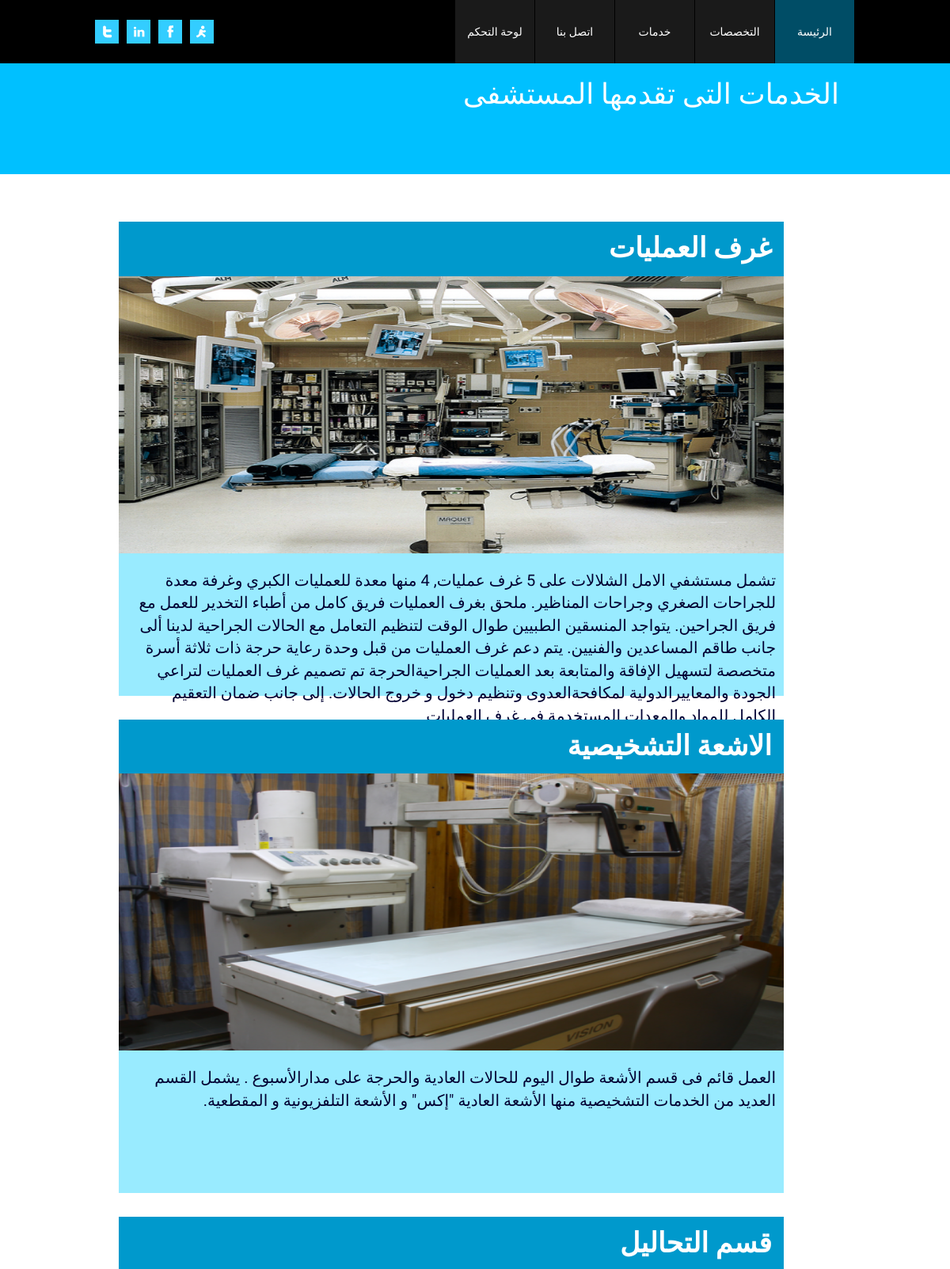
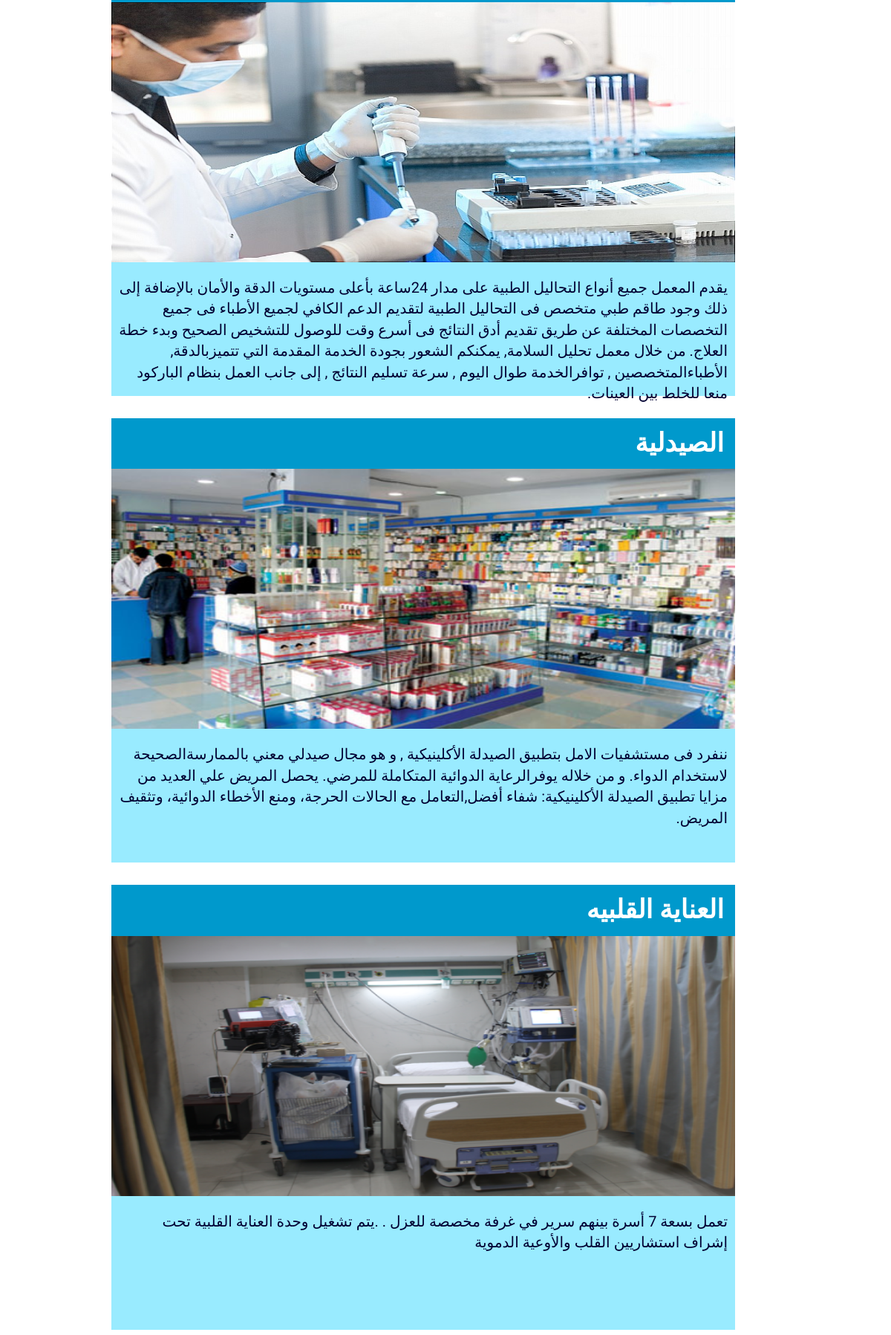
/services.php (upper part), run on the app's committed database (2 pictures, top to bottom).
### tables this page shows
CREATE TABLE `services` (
  `serv_ID` int(11) NOT NULL,
  `Title` varchar(50) NOT NULL,
  `description` text NOT NULL,
  `pic` varchar(200) NOT NULL,
  `Admin_ID` int(11) NOT NULL
);

### services.php (the view, shortened to what this page needs)
<!DOCTYPE html PUBLIC "-//W3C//DTD XHTML 1.0 Transitional//EN" "http://www.w3.org/TR/xhtml1/DTD/xhtml1-transitional.dtd">
<html xmlns="http://www.w3.org/1999/xhtml">
<head>
<link href="css/style.css" rel="stylesheet" type="text/css" />
<link href="css/bootstrap.css" rel="stylesheet" type="text/css" />
<link href="css/style.css" rel="stylesheet" type="text/css" />
<link href="css/style2.css" rel="stylesheet" type="text/css" />
<link href="css/animate.css" rel="stylesheet" type="text/css" />
<link href="css/flexslider.css" rel="stylesheet" type="text/css" />
</head>
 <?PHP include("include/template/header_&_navbar.php");  ?>
<div class="logo-sarch-wrap">
  <div class="logo-search-container">
    <div class="logo">
      <h1>الخدمات التى تقدمها المستشفى</h1>
    </div>
  </div>
</div>
<div class="page-wrapper">
  <div class="portfolio">
		<?PHP
			   mysqli_set_charset($con,'UTF8');
 $select= " SELECT * FROM `services`";
			   $query = mysqli_query($con ,$select);
			   while($rows = mysqli_fetch_array($query)){
				   ?>
   <div class=" col-lg-12 animated" style="margin-bottom:30px ; box-shadow:inset #090; height:auto" data-animate-effect="fadeIn">
     <div class="row" style="  background-color:rgba(0,204,255,.4)">
     <h1 id="title"> <?PHP echo $rows['Title'] 	?> </h1>
       <img src="images/servecis/<?PHP echo $rows['pic']?>" width="100%" height="350px"/>
         <span>
         <p id="article"><?PHP echo $rows['description'];?></p>
    </span>
        </div>
    </div>
				<?PHP } ?>
</div>
</div>
</body>
</html>

### css/style.css (style rules this page uses)
* { margin:0; padding:0; font-family: 'Pontano Sans', sans-serif; }
body { background:#f1f1f1; }
p { font-family: 'Pontano Sans', sans-serif; color:#939191; font-size:14px; }
img { border:none; }
h1 { font-family: 'Oswald', sans-serif; color:#45303f; font-size:22px; font-weight:normal;text-transform:uppercase; }
.logo-sarch-wrap { width:100%; overflow:hidden; background-color:#00c0ff }
.logo-search-container { width:960px; margin:0 auto; height:140px; }
.logo { float:right; width:500px; height:140px; line-height:140px; }
.logo h1 { color:#ffffff; font-size:36px; text-transform:uppercase; font-weight:normal; float:right ; padding-right:20px }
.page-wrapper { width:960px; margin:0 auto; overflow:hidden; }
.portfolio { overflow:hidden; width:900px; padding:30px; background:#ffffff; margin-top:30px; }

### css/style2.css (style rules this page uses)
#title { font-size:35px ; font-weight:900; color:#fff; text-align:right; padding:15px ; background: rgba(0,153,204,1); margin-top:0; margin-bottom:0 }
#article { padding-left:10px; padding-right:10px ; height:150px; max-height:150px; direction:rtl; color:#003; font-size:20px; text-justify:auto }

### data on the page
services: Title "غرف العمليات", pic (picture), description "تشمل مستشفي الامل الشلالات على 5 غرف عمليات, 4 منها معدة للعمليات الكبري وغرفة معدة للجراحات الصغري وجراحات المناظير. ملحق بغرف العمليات فريق كامل من أطباء التخدير للعمل مع فريق الجراحين. يتواجد المنسقين الطبيين طوال الوقت لتنظيم التعامل مع الحالات الجراحية لدينا ألى جانب طاقم المساعدين والفنيين. يتم دعم غرف العمليات من قبل وحدة رعاية حرجة ذات ثلاثة أسرة متخصصة لتسهيل الإفاقة والمتابعة بعد العمليات الجراحيةالحرجة تم تصميم غرف العمليات لتراعي الجودة والمعاييرالدولية لمكافحةالعدوى وتنظيم دخول و خروج الحالات. إلى جانب ضمان التعقيم الكامل للمواد والمعدات المستخدمة في غرف العمليات."
services: Title "الاشعة التشخيصية", pic (picture), description "العمل قائم فى قسم الأشعة طوال اليوم للحالات العادية والحرجة على مدارالأسبوع . يشمل القسم العديد من الخدمات التشخيصية منها الأشعة العادية \"إكس\" و الأشعة التلفزيونية و المقطعية."
services: Title "قسم التحاليل", pic (picture), description "يقدم المعمل جميع أنواع التحاليل الطبية على مدار 24ساعة بأعلى مستويات الدقة والأمان بالإضافة إلى ذلك وجود طاقم طبي متخصص فى التحاليل الطبية لتقديم الدعم الكافي لجميع الأطباء فى جميع التخصصات المختلفة عن طريق تقديم أدق النتائج فى أسرع وقت للوصول للتشخيص الصحيح وبدء خطة العلاج. من خلال معمل تحليل السلامة, يمكنكم الشعور بجودة الخدمة المقدمة التي تتميزبالدقة, الأطباءالمتخصصين , توافرالخدمة طوال اليوم , سرعة تسليم النتائج , إلى جانب العمل بنظام الباركود منعا للخلط بين العينات."
services: Title "الصيدلية", pic (picture), description "ننفرد فى مستشفيات الامل بتطبيق الصيدلة الأكلينيكية , و هو مجال صيدلي معني بالممارسةالصحيحة لاستخدام الدواء. و من خلاله يوفرالرعاية الدوائية المتكاملة للمرضي. يحصل المريض علي العديد من مزايا تطبيق الصيدلة الأكلينيكية: شفاء أفضل,التعامل مع الحالات الحرجة، ومنع الأخطاء الدوائية، وتثقيف المريض."
services: Title "العناية القلبيه", pic (picture), description "تعمل بسعة 7 أسرة بينهم سرير في غرفة مخصصة للعزل . .يتم تشغيل وحدة العناية القلبية تحت إشراف استشاريين القلب والأوعية الدموية"
